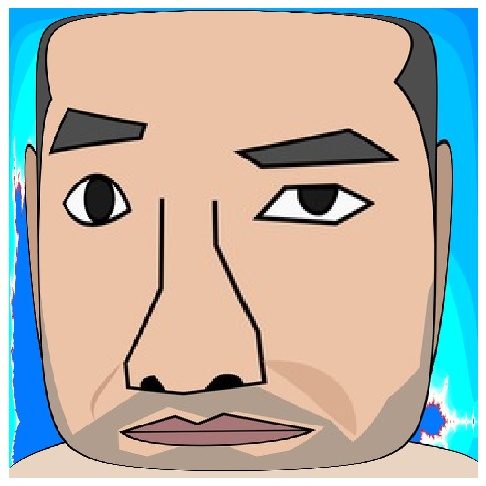
#> input picture sigmoid-distort/input-distort.jpg, 486 x 486 px
$ python image-warping.py input-distort.jpg 1.0   (Python 2 division)
#> lines starting #> are read from the running program, lines starting #| are printed output that depends on the picture
import cv2
import numpy as np
import math
import sys

# img = cv2.imread(sys.argv[1], cv2.IMREAD_GRAYSCALE)
img = cv2.imread(sys.argv[1], cv2.IMREAD_COLOR)
#> img is the input picture: shape (486, 486, 3); mean B, G, R 169.8, 179.5, 183.2
Y, X, _ = img.shape
#> Y = 486; X = 486

print "Y = ", Y
#| Y =  486
print "X = ", X
#| X =  486

#####################
# Sigmoid distort by YKY

img_output = np.zeros(img.shape, dtype=img.dtype)

# s0 = 1.0 / (math.exp(rows/2.0) + 1.0)
# s1 = 1.0 / (math.exp(-rows/2.0) + 1.0)
# print s0, s1

try:
	k = float(sys.argv[2])
except:
	k = 60.0

for y in range(Y):
	outsideY = False
	y0 = Y / (y + 0.5)
	y1 = -k * math.log(y0 - 1.0)
	y2 = int(y1 + Y/2.0)
	if y2 >= Y or y2 < 0:
		outsideY = True

	for x in range(X):
		outsideX = False
		x0 = X / (x + 0.5)
		x1 = -k * math.log(x0 - 1.0)
		x2 = int(x1 + X/2.0)
		if x2 >= X or x2 < 0:
			outsideX = True
		if not (outsideX or outsideY):
			img_output[y,x] = img[y2,x2]
		else:
			img_output[y,x] = [255, 255, 255]
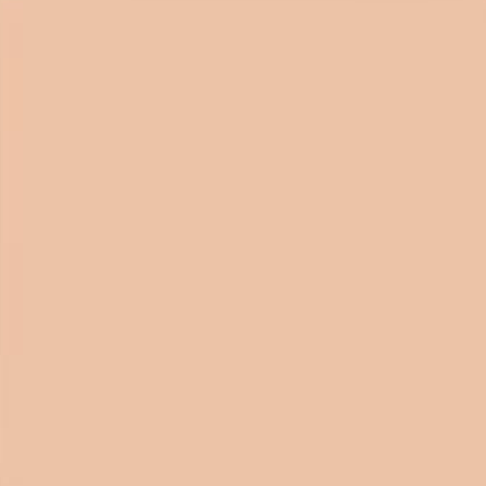
#> img_output: shape (486, 486, 3); mean B, G, R 167, 195, 236

cv2.imshow('Input', img)
cv2.imshow('Sigmoid distort', img_output)

cv2.imwrite(sys.argv[1][:-4] + "-distort.jpg", img_output)

#####################
# Vertical wave

#img_output = np.zeros(img.shape, dtype=img.dtype)

#for i in range(rows):
    #for j in range(cols):
        #offset_x = int(25.0 * math.sin(2 * 3.14 * i / 180))
        #offset_y = 0
        #if j+offset_x < rows:
            #img_output[i,j] = img[i,(j+offset_x)%cols]
        #else:
            #img_output[i,j] = 0

#cv2.imshow('Input', img)
#cv2.imshow('Vertical wave', img_output)

#####################
# Horizontal wave

#~ img_output = np.zeros(img.shape, dtype=img.dtype)
#~
#~ for i in range(rows):
    #~ for j in range(cols):
        #~ offset_x = 0
        #~ offset_y = int(16.0 * math.sin(2 * 3.14 * j / 150))
        #~ if i+offset_y < rows:
            #~ img_output[i,j] = img[(i+offset_y)%rows,j]
        #~ else:
            #~ img_output[i,j] = 0
#~
#~ cv2.imshow('Horizontal wave', img_output)

#####################
# Both horizontal and vertical

#~ img_output = np.zeros(img.shape, dtype=img.dtype)
#~
#~ for i in range(rows):
    #~ for j in range(cols):
        #~ offset_x = int(20.0 * math.sin(2 * 3.14 * i / 150))
        #~ offset_y = int(20.0 * math.cos(2 * 3.14 * j / 150))
        #~ if i+offset_y < rows and j+offset_x < cols:
            #~ img_output[i,j] = img[(i+offset_y)%rows,(j+offset_x)%cols]
        #~ else:
            #~ img_output[i,j] = 0
#~
#~ cv2.imshow('Multidirectional wave', img_output)

#####################
# Concave effect

#~ img_output = np.zeros(img.shape, dtype=img.dtype)
#~
#~ for i in range(rows):
    #~ for j in range(cols):
        #~ offset_x = int(128.0 * math.sin(2 * 3.14 * i / (2*cols)))
        #~ offset_y = 0
        #~ if j+offset_x < cols:
            #~ img_output[i,j] = img[i,(j+offset_x)%cols]
        #~ else:
            #~ img_output[i,j] = 0
#~
#~ cv2.imshow('Concave', img_output)

cv2.waitKey()

$ run again, on sigmoid-distort/May2007-inverse.jpg
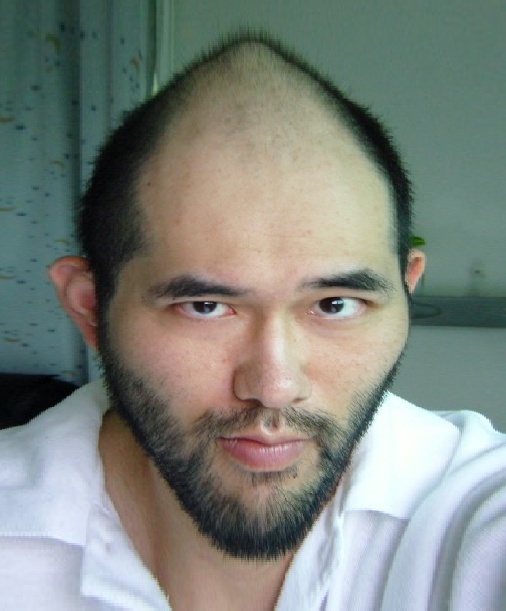
#> input picture sigmoid-distort/May2007-inverse.jpg, 506 x 611 px
#> img is the input picture: shape (611, 506, 3); mean B, G, R 126.1, 133.2, 127.1
#| Y =  611
#| X =  506
#> after the loop `for y in range(Y):`:
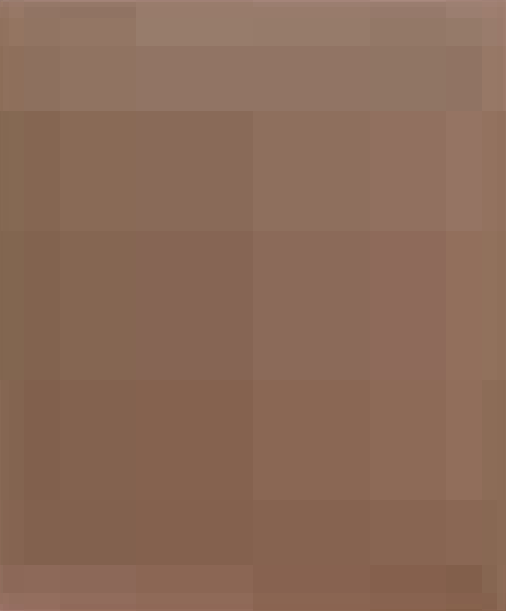
#> img_output: shape (611, 506, 3); mean B, G, R 88.2, 106.4, 138.9

$ run again, on sigmoid-distort/May2007.jpg
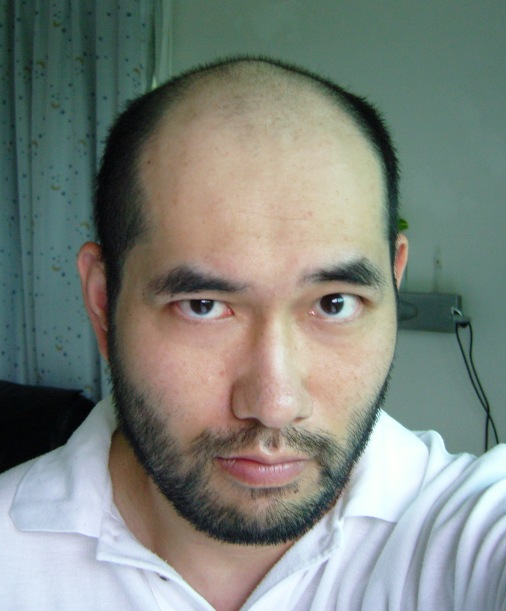
#> input picture sigmoid-distort/May2007.jpg, 506 x 611 px
#> img is the input picture: shape (611, 506, 3); mean B, G, R 125.9, 132.6, 125.9
#| Y =  611
#| X =  506
#> after the loop `for y in range(Y):`:
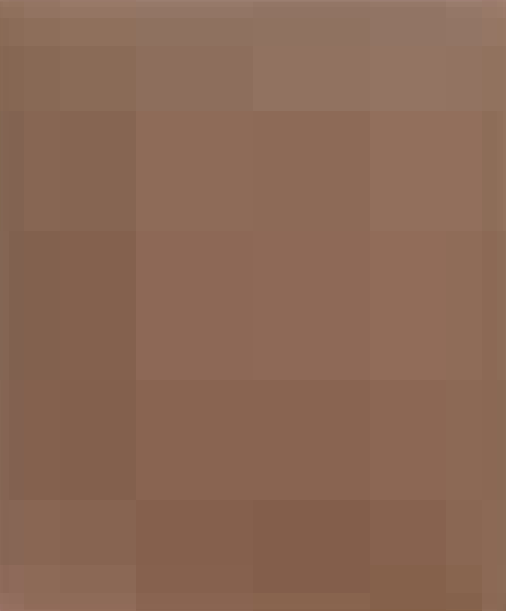
#> img_output: shape (611, 506, 3); mean B, G, R 85.4, 104.2, 138.9
